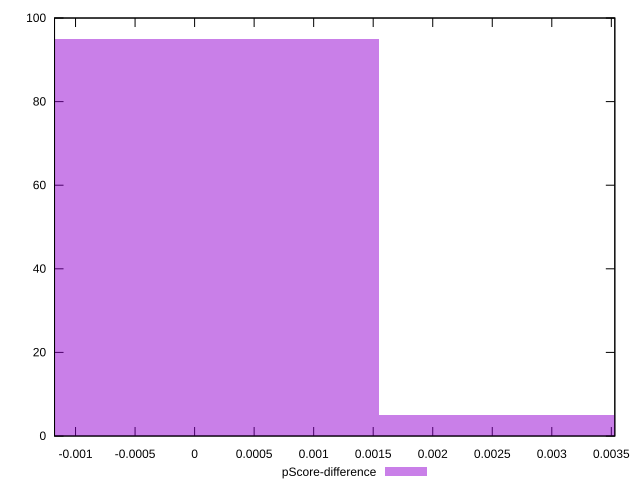

Recreate this plot in gnuplot.
reset

$pScoreDifference <<EOF
0.003101731511822936 5
0 95
EOF

set key outside below
set boxwidth 0.003101731511822936
set xrange [-0.0011764705882352788:0.0035294117647058365]
set yrange [0:100]
set trange [0:100]
set style fill transparent solid 0.5 noborder
set terminal svg size 640, 490 enhanced background rgb 'white'
set output "reports/report_00033_2021-03-01T14-23-16.841Z/unused-javascript/samples/astro-inner-cached/pScore-difference/histogram.svg"

plot $pScoreDifference title "pScore-difference" with boxes

reset
